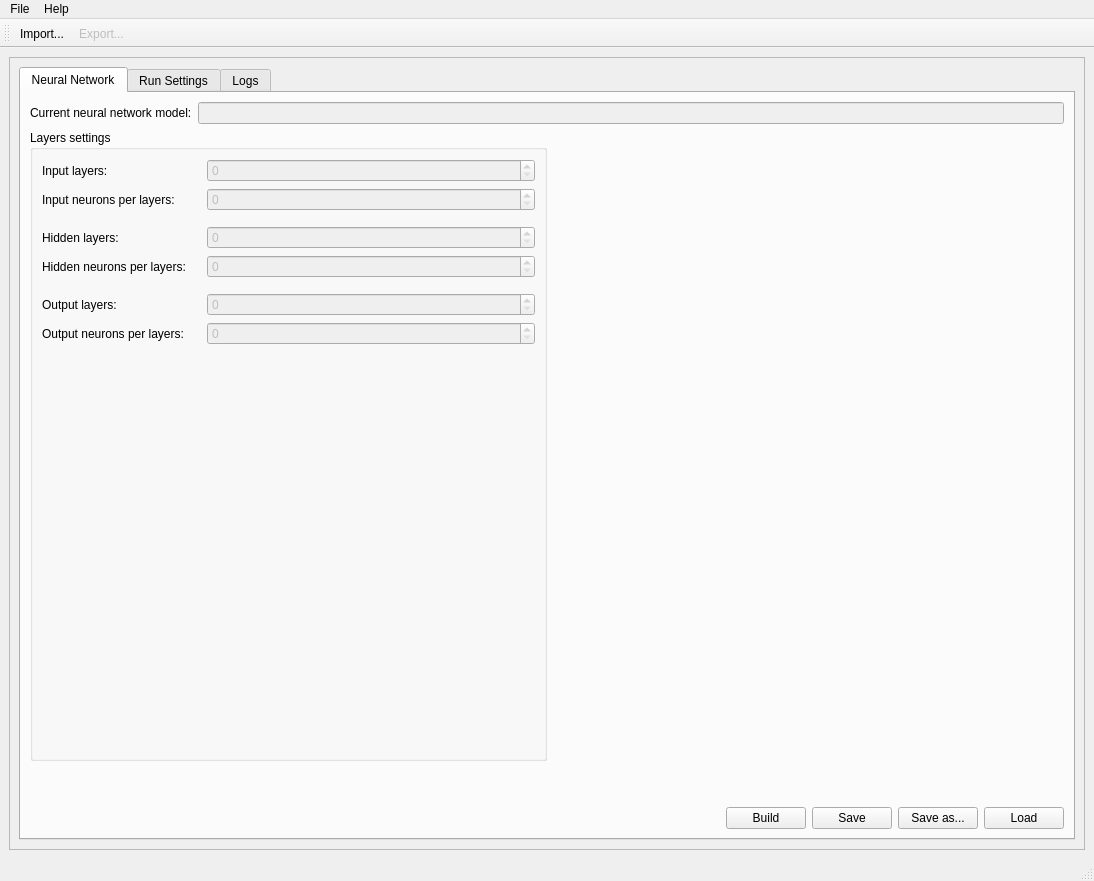
<?xml version="1.0" encoding="UTF-8"?>
<ui version="4.0">
 <class>MainWindow</class>
 <widget class="QMainWindow" name="MainWindow">
  <property name="geometry">
   <rect>
    <x>0</x>
    <y>0</y>
    <width>1094</width>
    <height>881</height>
   </rect>
  </property>
  <property name="sizePolicy">
   <sizepolicy hsizetype="Expanding" vsizetype="Expanding">
    <horstretch>0</horstretch>
    <verstretch>0</verstretch>
   </sizepolicy>
  </property>
  <property name="windowTitle">
   <string>SIPAI</string>
  </property>
  <property name="windowIcon">
   <iconset resource="icons.qrc">
    <normaloff>:/icons/Bkchem48.png</normaloff>:/icons/Bkchem48.png</iconset>
  </property>
  <widget class="QWidget" name="centralwidget">
   <property name="sizePolicy">
    <sizepolicy hsizetype="Preferred" vsizetype="Preferred">
     <horstretch>0</horstretch>
     <verstretch>0</verstretch>
    </sizepolicy>
   </property>
   <layout class="QVBoxLayout" name="verticalLayout_2">
    <item>
     <widget class="QScrollArea" name="scrollArea">
      <property name="widgetResizable">
       <bool>true</bool>
      </property>
      <widget class="QWidget" name="scrollAreaWidgetContents">
       <property name="geometry">
        <rect>
         <x>0</x>
         <y>0</y>
         <width>1074</width>
         <height>779</height>
        </rect>
       </property>
       <property name="sizePolicy">
        <sizepolicy hsizetype="Preferred" vsizetype="Preferred">
         <horstretch>0</horstretch>
         <verstretch>0</verstretch>
        </sizepolicy>
       </property>
       <layout class="QVBoxLayout" name="verticalLayout">
        <item>
         <widget class="QTabWidget" name="tabWidget">
          <property name="sizePolicy">
           <sizepolicy hsizetype="Expanding" vsizetype="Expanding">
            <horstretch>0</horstretch>
            <verstretch>0</verstretch>
           </sizepolicy>
          </property>
          <property name="currentIndex">
           <number>0</number>
          </property>
          <widget class="QWidget" name="tabNeuralNetwork">
           <property name="sizePolicy">
            <sizepolicy hsizetype="Expanding" vsizetype="Expanding">
             <horstretch>0</horstretch>
             <verstretch>0</verstretch>
            </sizepolicy>
           </property>
           <attribute name="icon">
            <iconset resource="icons.qrc">
             <normaloff>:/icons/Bkchem48.png</normaloff>:/icons/Bkchem48.png</iconset>
           </attribute>
           <attribute name="title">
            <string>Neural Network</string>
           </attribute>
           <layout class="QHBoxLayout" name="horizontalLayout_5">
            <item>
             <layout class="QVBoxLayout" name="verticalLayout_3" stretch="0,1,0,0">
              <property name="sizeConstraint">
               <enum>QLayout::SetNoConstraint</enum>
              </property>
              <item>
               <layout class="QFormLayout" name="formLayout">
                <item row="0" column="0">
                 <widget class="QLabel" name="labelCurrentNetwork">
                  <property name="text">
                   <string>Current neural network model:</string>
                  </property>
                 </widget>
                </item>
                <item row="0" column="1">
                 <widget class="QLineEdit" name="lineEditCurrentNetwork">
                  <property name="enabled">
                   <bool>false</bool>
                  </property>
                 </widget>
                </item>
               </layout>
              </item>
              <item>
               <layout class="QHBoxLayout" name="horizontalLayout_3" stretch="0,0">
                <item>
                 <widget class="QGroupBox" name="groupBox">
                  <property name="sizePolicy">
                   <sizepolicy hsizetype="Preferred" vsizetype="Minimum">
                    <horstretch>0</horstretch>
                    <verstretch>0</verstretch>
                   </sizepolicy>
                  </property>
                  <property name="title">
                   <string>Layers settings</string>
                  </property>
                  <layout class="QHBoxLayout" name="horizontalLayout_4">
                   <property name="sizeConstraint">
                    <enum>QLayout::SetDefaultConstraint</enum>
                   </property>
                   <item>
                    <layout class="QFormLayout" name="formLayout_2">
                     <property name="sizeConstraint">
                      <enum>QLayout::SetFixedSize</enum>
                     </property>
                     <property name="fieldGrowthPolicy">
                      <enum>QFormLayout::ExpandingFieldsGrow</enum>
                     </property>
                     <property name="horizontalSpacing">
                      <number>21</number>
                     </property>
                     <item row="0" column="0">
                      <widget class="QLabel" name="labelInputLayers">
                       <property name="text">
                        <string>Input layers: </string>
                       </property>
                      </widget>
                     </item>
                     <item row="0" column="1">
                      <widget class="QSpinBox" name="spinBoxInputLayers">
                       <property name="enabled">
                        <bool>false</bool>
                       </property>
                       <property name="sizePolicy">
                        <sizepolicy hsizetype="Expanding" vsizetype="Fixed">
                         <horstretch>0</horstretch>
                         <verstretch>0</verstretch>
                        </sizepolicy>
                       </property>
                       <property name="toolTip">
                        <string>Total of input layers</string>
                       </property>
                      </widget>
                     </item>
                     <item row="3" column="0">
                      <widget class="QLabel" name="labelHiddenLayers">
                       <property name="text">
                        <string>Hidden layers:</string>
                       </property>
                      </widget>
                     </item>
                     <item row="3" column="1">
                      <widget class="QSpinBox" name="spinBoxHiddenLayers">
                       <property name="enabled">
                        <bool>false</bool>
                       </property>
                       <property name="sizePolicy">
                        <sizepolicy hsizetype="Expanding" vsizetype="Fixed">
                         <horstretch>0</horstretch>
                         <verstretch>0</verstretch>
                        </sizepolicy>
                       </property>
                       <property name="toolTip">
                        <string>Total of hidden layers </string>
                       </property>
                      </widget>
                     </item>
                     <item row="6" column="0">
                      <widget class="QLabel" name="labelOutputLayers">
                       <property name="text">
                        <string>Output layers:</string>
                       </property>
                      </widget>
                     </item>
                     <item row="6" column="1">
                      <widget class="QSpinBox" name="spinBoxOutputLayers">
                       <property name="enabled">
                        <bool>false</bool>
                       </property>
                       <property name="sizePolicy">
                        <sizepolicy hsizetype="Expanding" vsizetype="Fixed">
                         <horstretch>0</horstretch>
                         <verstretch>0</verstretch>
                        </sizepolicy>
                       </property>
                       <property name="toolTip">
                        <string>Total of output layers</string>
                       </property>
                      </widget>
                     </item>
                     <item row="1" column="0">
                      <widget class="QLabel" name="labelInputNeurons">
                       <property name="text">
                        <string>Input neurons per layers:</string>
                       </property>
                      </widget>
                     </item>
                     <item row="1" column="1">
                      <widget class="QSpinBox" name="spinBoxInputNeurons">
                       <property name="enabled">
                        <bool>false</bool>
                       </property>
                       <property name="sizePolicy">
                        <sizepolicy hsizetype="Expanding" vsizetype="Fixed">
                         <horstretch>0</horstretch>
                         <verstretch>0</verstretch>
                        </sizepolicy>
                       </property>
                       <property name="toolTip">
                        <string>Input neurons per input layers</string>
                       </property>
                      </widget>
                     </item>
                     <item row="4" column="0">
                      <widget class="QLabel" name="labelHiddenNeurons">
                       <property name="text">
                        <string>Hidden neurons per layers:</string>
                       </property>
                      </widget>
                     </item>
                     <item row="4" column="1">
                      <widget class="QSpinBox" name="spinBoxHiddenNeurons">
                       <property name="enabled">
                        <bool>false</bool>
                       </property>
                       <property name="sizePolicy">
                        <sizepolicy hsizetype="Expanding" vsizetype="Fixed">
                         <horstretch>0</horstretch>
                         <verstretch>0</verstretch>
                        </sizepolicy>
                       </property>
                       <property name="toolTip">
                        <string>Hidden neurons per hidden layers</string>
                       </property>
                      </widget>
                     </item>
                     <item row="7" column="0">
                      <widget class="QLabel" name="labelOutputNeurons">
                       <property name="text">
                        <string>Output neurons per layers:</string>
                       </property>
                      </widget>
                     </item>
                     <item row="7" column="1">
                      <widget class="QSpinBox" name="spinBoxOutputNeurons">
                       <property name="enabled">
                        <bool>false</bool>
                       </property>
                       <property name="sizePolicy">
                        <sizepolicy hsizetype="Expanding" vsizetype="Fixed">
                         <horstretch>0</horstretch>
                         <verstretch>0</verstretch>
                        </sizepolicy>
                       </property>
                       <property name="toolTip">
                        <string>Output neurons per output layers</string>
                       </property>
                      </widget>
                     </item>
                     <item row="2" column="0">
                      <widget class="Line" name="line">
                       <property name="orientation">
                        <enum>Qt::Horizontal</enum>
                       </property>
                      </widget>
                     </item>
                     <item row="5" column="0">
                      <widget class="Line" name="line_2">
                       <property name="orientation">
                        <enum>Qt::Horizontal</enum>
                       </property>
                      </widget>
                     </item>
                    </layout>
                   </item>
                  </layout>
                 </widget>
                </item>
                <item>
                 <spacer name="horizontalSpacer_3">
                  <property name="orientation">
                   <enum>Qt::Horizontal</enum>
                  </property>
                  <property name="sizeType">
                   <enum>QSizePolicy::Expanding</enum>
                  </property>
                  <property name="sizeHint" stdset="0">
                   <size>
                    <width>40</width>
                    <height>20</height>
                   </size>
                  </property>
                 </spacer>
                </item>
               </layout>
              </item>
              <item>
               <spacer name="verticalSpacer">
                <property name="orientation">
                 <enum>Qt::Vertical</enum>
                </property>
                <property name="sizeHint" stdset="0">
                 <size>
                  <width>20</width>
                  <height>40</height>
                 </size>
                </property>
               </spacer>
              </item>
              <item>
               <layout class="QHBoxLayout" name="horizontalLayout">
                <item>
                 <spacer name="horizontalSpacer">
                  <property name="orientation">
                   <enum>Qt::Horizontal</enum>
                  </property>
                  <property name="sizeHint" stdset="0">
                   <size>
                    <width>40</width>
                    <height>20</height>
                   </size>
                  </property>
                 </spacer>
                </item>
                <item>
                 <widget class="QPushButton" name="pushButtonNetworkBuild">
                  <property name="toolTip">
                   <string>Build the neural network</string>
                  </property>
                  <property name="text">
                   <string>Build</string>
                  </property>
                  <property name="icon">
                   <iconset resource="icons.qrc">
                    <normaloff>:/icons/Tecno-rueda.svg</normaloff>:/icons/Tecno-rueda.svg</iconset>
                  </property>
                 </widget>
                </item>
                <item>
                 <widget class="QPushButton" name="pushButtonNetworkSave">
                  <property name="toolTip">
                   <string>Save the neural network</string>
                  </property>
                  <property name="text">
                   <string>Save</string>
                  </property>
                  <property name="icon">
                   <iconset resource="icons.qrc">
                    <normaloff>:/icons/Document-save.svg</normaloff>:/icons/Document-save.svg</iconset>
                  </property>
                 </widget>
                </item>
                <item>
                 <widget class="QPushButton" name="pushButtonNetworkSaveAs">
                  <property name="toolTip">
                   <string>Save the neural network as...</string>
                  </property>
                  <property name="text">
                   <string>Save as...</string>
                  </property>
                  <property name="icon">
                   <iconset resource="icons.qrc">
                    <normaloff>:/icons/Document-save-as.svg</normaloff>:/icons/Document-save-as.svg</iconset>
                  </property>
                 </widget>
                </item>
                <item>
                 <widget class="QPushButton" name="pushButtonNetworkLoad">
                  <property name="toolTip">
                   <string>Load a neural network</string>
                  </property>
                  <property name="text">
                   <string>Load</string>
                  </property>
                  <property name="icon">
                   <iconset resource="icons.qrc">
                    <normaloff>:/icons/Document-open.svg</normaloff>:/icons/Document-open.svg</iconset>
                  </property>
                 </widget>
                </item>
               </layout>
              </item>
             </layout>
            </item>
           </layout>
          </widget>
          <widget class="QWidget" name="tabRunSettings">
           <property name="sizePolicy">
            <sizepolicy hsizetype="Preferred" vsizetype="Preferred">
             <horstretch>0</horstretch>
             <verstretch>0</verstretch>
            </sizepolicy>
           </property>
           <attribute name="icon">
            <iconset resource="icons.qrc">
             <normaloff>:/icons/Preferences-system.svg</normaloff>:/icons/Preferences-system.svg</iconset>
           </attribute>
           <attribute name="title">
            <string>Run Settings</string>
           </attribute>
          </widget>
          <widget class="QWidget" name="tabLogs">
           <property name="sizePolicy">
            <sizepolicy hsizetype="Preferred" vsizetype="Preferred">
             <horstretch>0</horstretch>
             <verstretch>0</verstretch>
            </sizepolicy>
           </property>
           <attribute name="icon">
            <iconset resource="icons.qrc">
             <normaloff>:/icons/Text-x-generic-info.svg</normaloff>:/icons/Text-x-generic-info.svg</iconset>
           </attribute>
           <attribute name="title">
            <string>Logs</string>
           </attribute>
          </widget>
         </widget>
        </item>
       </layout>
      </widget>
     </widget>
    </item>
   </layout>
  </widget>
  <widget class="QMenuBar" name="menubar">
   <property name="geometry">
    <rect>
     <x>0</x>
     <y>0</y>
     <width>1094</width>
     <height>21</height>
    </rect>
   </property>
   <widget class="QMenu" name="menuFile">
    <property name="title">
     <string>File</string>
    </property>
    <addaction name="actionImportNeuralNetwork"/>
    <addaction name="actionExportNeuralNetwork"/>
    <addaction name="separator"/>
    <addaction name="actionQuit"/>
   </widget>
   <widget class="QMenu" name="menuHelp">
    <property name="title">
     <string>Help</string>
    </property>
    <addaction name="actionAbout"/>
   </widget>
   <addaction name="menuFile"/>
   <addaction name="menuHelp"/>
  </widget>
  <widget class="QStatusBar" name="statusbar"/>
  <widget class="QToolBar" name="toolBar">
   <property name="windowTitle">
    <string>toolBar</string>
   </property>
   <attribute name="toolBarArea">
    <enum>TopToolBarArea</enum>
   </attribute>
   <attribute name="toolBarBreak">
    <bool>false</bool>
   </attribute>
   <addaction name="actionImportNeuralNetwork"/>
   <addaction name="actionExportNeuralNetwork"/>
  </widget>
  <action name="actionImportNeuralNetwork">
   <property name="enabled">
    <bool>true</bool>
   </property>
   <property name="icon">
    <iconset resource="icons.qrc">
     <normaloff>:/icons/Document-open.svg</normaloff>:/icons/Document-open.svg</iconset>
   </property>
   <property name="text">
    <string>Import...</string>
   </property>
   <property name="iconText">
    <string>Import...</string>
   </property>
   <property name="toolTip">
    <string>Import a Neural Network</string>
   </property>
  </action>
  <action name="actionQuit">
   <property name="icon">
    <iconset resource="icons.qrc">
     <normaloff>:/icons/Emblem-unreadable.svg</normaloff>:/icons/Emblem-unreadable.svg</iconset>
   </property>
   <property name="text">
    <string>Quit</string>
   </property>
  </action>
  <action name="actionAbout">
   <property name="icon">
    <iconset resource="icons.qrc">
     <normaloff>:/icons/Tango-style_info_icon.svg</normaloff>:/icons/Tango-style_info_icon.svg</iconset>
   </property>
   <property name="text">
    <string>About</string>
   </property>
  </action>
  <action name="actionExportNeuralNetwork">
   <property name="enabled">
    <bool>false</bool>
   </property>
   <property name="icon">
    <iconset resource="icons.qrc">
     <normaloff>:/icons/Document-save.svg</normaloff>:/icons/Document-save.svg</iconset>
   </property>
   <property name="text">
    <string>Export...</string>
   </property>
   <property name="iconText">
    <string>Export...</string>
   </property>
   <property name="toolTip">
    <string>Export the neural network</string>
   </property>
  </action>
 </widget>
 <resources>
  <include location="icons.qrc"/>
 </resources>
 <connections>
  <connection>
   <sender>actionQuit</sender>
   <signal>triggered()</signal>
   <receiver>MainWindow</receiver>
   <slot>close()</slot>
   <hints>
    <hint type="sourcelabel">
     <x>-1</x>
     <y>-1</y>
    </hint>
    <hint type="destinationlabel">
     <x>399</x>
     <y>299</y>
    </hint>
   </hints>
  </connection>
 </connections>
</ui>
